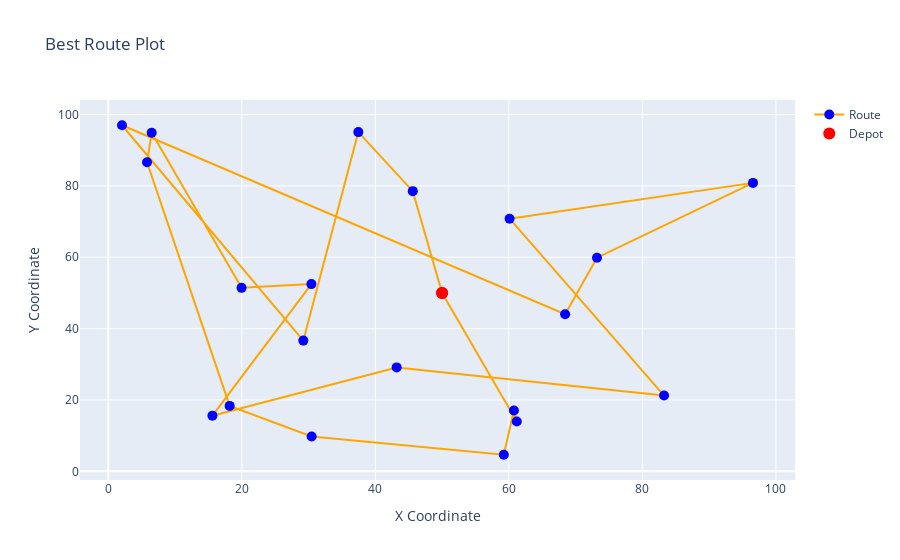

Notebook cell for this chart:
### Code cell
# Example: Call the function to plot the route
plot_route(coords_df, best_route)

### Figure 1 — Plotly figure (JSON) as saved in the notebook; plotly's stock layout.template omitted (floating-point values rounded to 4 significant figures)
{"data": [{"line": {"color": "orange", "width": 2}, "marker": {"color": "blue", "size": 10}, "mode": "markers+lines", "name": "Route", "type": "scatter", "x": [50, 45.61, 37.45, 29.21, 2.058, 68.42, 73.2, 96.56, 60.11, 83.24, 43.19, 15.6, 30.42, 19.97, 6.505, 5.808, 18.18, 30.46, 59.24, 60.75, 61.19, 50], "y": [50, 78.52, 95.07, 36.64, 96.99, 44.02, 59.87, 80.84, 70.81, 21.23, 29.12, 15.6, 52.48, 51.42, 94.89, 86.62, 18.34, 9.767, 4.645, 17.05, 13.95, 50]}, {"marker": {"color": "red", "size": 12}, "mode": "markers", "name": "Depot", "type": "scatter", "x": [50, 50], "y": [50, 50]}], "layout": {"showlegend": true, "title": {"text": "Best Route Plot"}, "xaxis": {"title": {"text": "X Coordinate"}}, "yaxis": {"title": {"text": "Y Coordinate"}}}}
